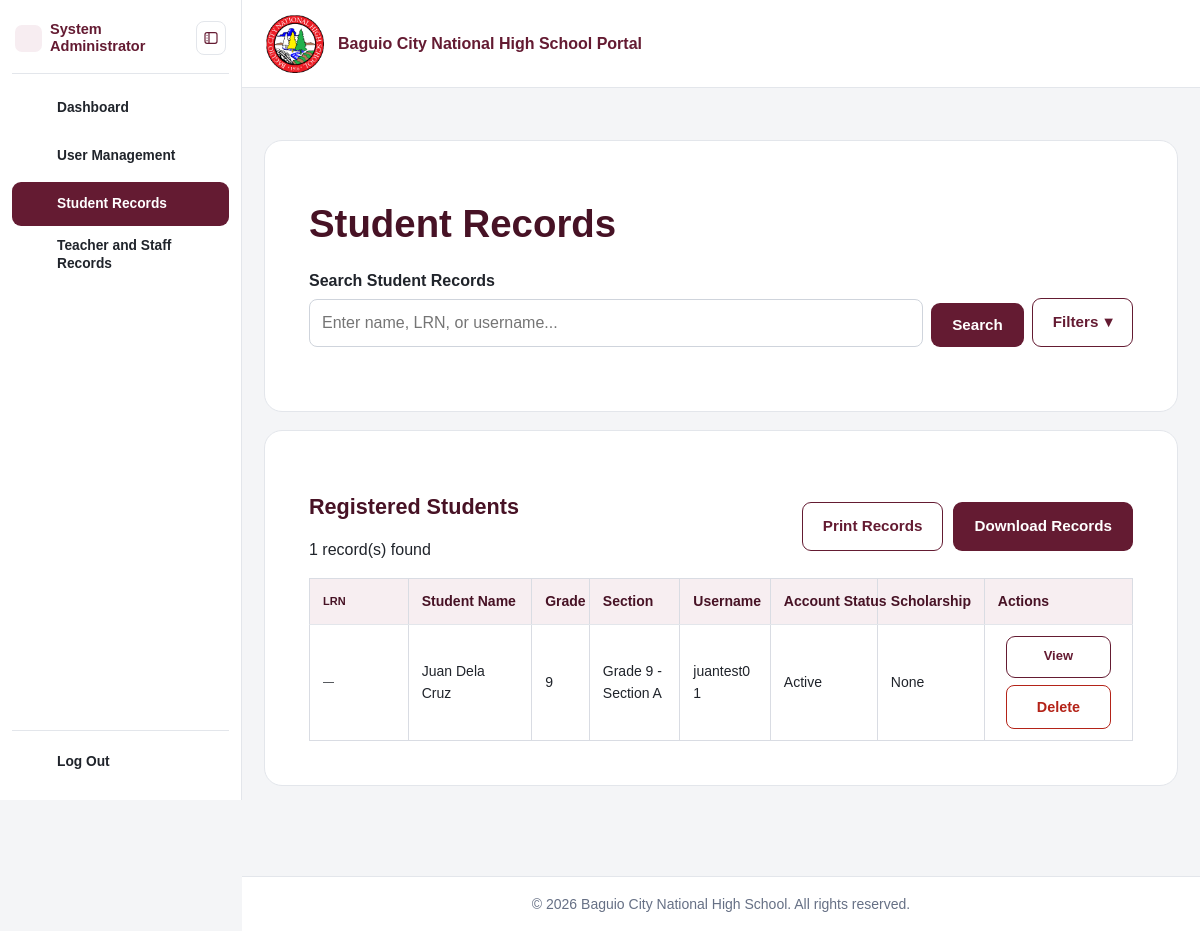
The app's page /admin/student_records.php (signed in), older data.
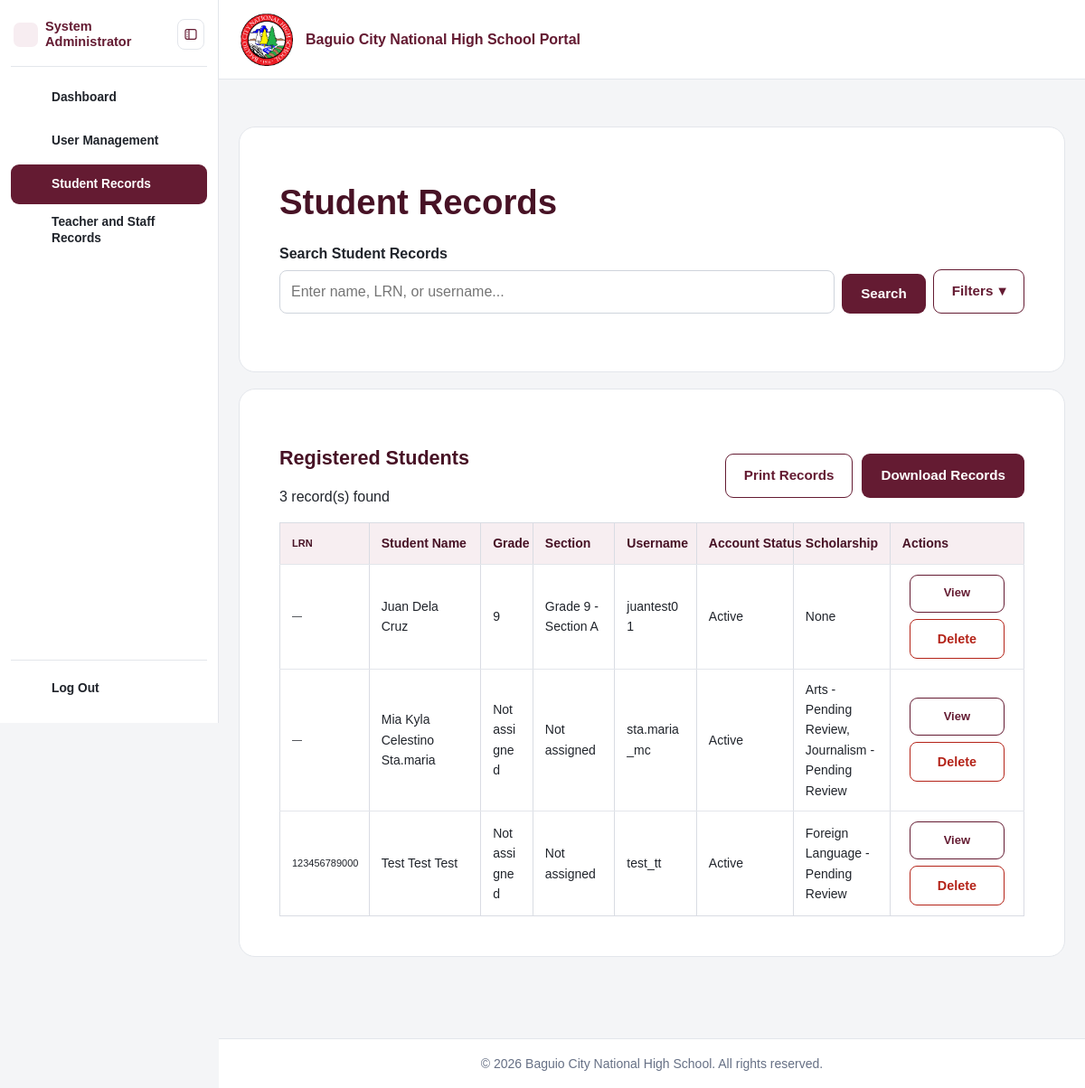
The same page, newer data.
### tables this page shows
CREATE TABLE `students` (
  `student_id` int(10) UNSIGNED NOT NULL,
  `user_id` int(10) UNSIGNED NOT NULL,
  `lrn` varchar(20) DEFAULT NULL,
  `first_name` varchar(100) NOT NULL,
  `middle_name` varchar(100) DEFAULT NULL,
  `last_name` varchar(100) NOT NULL,
  `birth_date` date DEFAULT NULL,
  `birthplace` varchar(150) DEFAULT NULL,
  `sex` enum('Male','Female','Prefer not to say') DEFAULT NULL,
  `civil_status` varchar(40) DEFAULT NULL,
  `nationality` varchar(80) DEFAULT NULL,
  `religion` varchar(100) DEFAULT NULL,
  `indigenous_people_status` enum('Yes','No') DEFAULT NULL,
  `indigenous_people_group` varchar(150) DEFAULT NULL,
  `is_pwd` enum('Yes','No') DEFAULT NULL,
  `disability_details` varchar(255) DEFAULT NULL,
  `contact_number` varchar(30) DEFAULT NULL,
  `current_address` text DEFAULT NULL,
  `permanent_address` text DEFAULT NULL,
  `current_grade_level_id` int(10) UNSIGNED DEFAULT NULL,
  `current_section_id` int(10) UNSIGNED DEFAULT NULL,
  `readmission_status` enum('Eligible','Not Eligible') NOT NULL DEFAULT 'Eligible',
  `created_at` timestamp NOT NULL DEFAULT current_timestamp(),
  `updated_at` timestamp NULL DEFAULT NULL ON UPDATE current_timestamp()
);

CREATE TABLE `grade_levels` (
  `grade_level_id` int(10) UNSIGNED NOT NULL,
  `grade_level` varchar(10) NOT NULL
);

CREATE TABLE `sections` (
  `section_id` int(10) UNSIGNED NOT NULL,
  `section_name` varchar(100) NOT NULL,
  `grade_level_id` int(10) UNSIGNED NOT NULL,
  `school_year_id` int(10) UNSIGNED NOT NULL
);

CREATE TABLE `users` (
  `user_id` int(10) UNSIGNED NOT NULL,
  `role_id` int(10) UNSIGNED NOT NULL,
  `username` varchar(60) NOT NULL,
  `email` varchar(150) NOT NULL,
  `password_hash` varchar(255) NOT NULL,
  `account_status` enum('Active','Inactive','Locked') NOT NULL DEFAULT 'Active',
  `created_at` timestamp NOT NULL DEFAULT current_timestamp(),
  `updated_at` timestamp NULL DEFAULT NULL ON UPDATE current_timestamp()
);

### includes/functions.php (called while the page is built, shortened)
<?php
function e(?string $value): string
{
    return htmlspecialchars($value ?? '', ENT_QUOTES, 'UTF-8');
}
function current_user(): ?array
{
    return $_SESSION['user'] ?? null;
}

### admin/student_records.php (the view, shortened to what the changed rows need)
<?php
require_once __DIR__ . '/../includes/bootstrap.php';
$sql = "SELECT
            s.student_id,
            s.lrn,
            s.first_name,
            s.middle_name,
            s.last_name,
            u.username,
            u.account_status,
            g.grade_level,
            sec.section_name,
            scholarship.scholarship_info
        FROM students s
        INNER JOIN users u ON u.user_id = s.user_id
        LEFT JOIN grade_levels g
            ON g.grade_level_id = s.current_grade_level_id
        LEFT JOIN sections sec
            ON sec.section_id = s.current_section_id
        LEFT JOIN (
            SELECT
                sa.student_id,
                GROUP_CONCAT(
                    CONCAT(sp.program_name, ' - ', sa.application_status)
                    SEPARATOR ', '
                ) AS scholarship_info
            FROM scholarship_applications sa
            INNER JOIN special_programs sp
                ON sp.program_id = sa.program_id
            GROUP BY sa.student_id
        ) scholarship ON scholarship.student_id = s.student_id";
$params = [];
$sql .= " ORDER BY s.last_name ASC, s.first_name ASC";
$query = $pdo->prepare($sql);
$query->execute($params);
$students = $query->fetchAll(PDO::FETCH_ASSOC);
require_once __DIR__ . '/../includes/header.php';
?>
<section class="form-card">
    <h1>Student Records</h1>
</section>
<section class="form-card">
    <div class="section-heading student-records-heading">
        <div>
            <h2>Registered Students</h2>
            <p><?= count($students) ?> record(s) found</p>
        </div>
    </div>
    <?php if (!$students): ?>
        <p>No student records found.</p>
    <?php else: ?>
        <div class="table-responsive">
            <table class="student-records-table">
                <thead>
                    <tr>
                        <th>LRN</th>
                        <th>Student Name</th>
                        <th>Grade</th>
                        <th>Section</th>
                        <th>Username</th>
                        <th>Account Status</th>
                        <th>Scholarship</th>
                        <th>Actions</th>
                    </tr>
                </thead>
                <tbody>
                    <?php foreach ($students as $student): ?>
                        <tr>
                            <td>
                                <?= e($student['lrn'] ?? '—') ?>
                            </td>
                            <td>
                                <?= e(trim(
                                    $student['first_name'] . ' ' .
                                    ($student['middle_name']
                                        ? $student['middle_name'] . ' '
                                        : '') .
                                    $student['last_name']
                                )) ?>
                            </td>
                            <td>
                                <?= e($student['grade_level'] ?? 'Not assigned') ?>
                            </td>
                            <td>
                                <?= e($student['section_name'] ?? 'Not assigned') ?>
                            </td>
                            <td>
                                <?= e($student['username']) ?>
                            </td>
                            <td>
                                <?= e($student['account_status']) ?>
                            </td>
                            <td>
                                <?= e($student['scholarship_info'] ?? 'None') ?>
                            </td>
                            <td>
                                <div class="student-actions">
                                    <a
                                        href="<?= BASE_URL ?>/admin/student_view.php?id=<?= (int) $student['student_id'] ?>"
                                        class="button button-outline"
                                    >
                                        View
                                    </a>
                                    <form
                                        method="POST"
                                        action="<?= BASE_URL ?>/admin/delete_student.php"
                                        data-confirm-delete="WARNING: This will permanently delete this student account and ALL connected records. This action cannot be undone. Are you sure?"
                                    >
                                        <button
                                            type="submit"
                                            class="button portal-record-action button-danger-outline"
                                        >
                                            Delete
                                        </button>
                                    </form>
                                </div>
                            </td>
                        </tr>
                    <?php endforeach; ?>
                </tbody>
            </table>
        </div>
    <?php endif; ?>
</section>
<?php require_once __DIR__ . '/../includes/footer.php'; ?>

### includes/sidebar.php (shortened to what the changed rows need)
<?php
$sidebarUser = $user ?? current_user();
$sidebarRole = $sidebarUser['role_name'] ?? '';
$sidebarPage = basename($_SERVER['PHP_SELF'] ?? '');
$sidebarLinks = [];
$sidebarHeading = 'Navigation';
$sidebarAdd = static function (string $label, string $url, string $page, string $icon) use (&$sidebarLinks): void {
    $sidebarLinks[] = ['label' => $label, 'url' => $url, 'pages' => [$page], 'icon' => $icon];
};
if ($sidebarRole === 'System Administrator') {
    $sidebarHeading = 'System Administrator';
} else {
    $sidebarAdd('Home', '/index.php', 'index.php', 'dashboard');
    $sidebarAdd('Announcements', '/announcements.php', 'announcements.php', 'announcement');
    $sidebarAdd('Log In', '/login.php', 'login.php', 'profile');
    $sidebarAdd('How to Register?', '/register.php', 'register.php', 'new-enrollment');
}
$sidebarRelatedPages = [
    'settings.php' => ['profile.php', 'change_password.php'],
    'enrollment_review.php' => ['review_application.php'],
    'my_applications.php' => ['edit_enrollment.php', 'scholarship_status.php'],
    'scholarship_programs.php' => ['add_scholarship_program.php', 'edit_scholarship_program.php'],
    'student_records.php' => ['student_records_report.php'],
    'staff_records.php' => ['staff_records_report.php'],
];
?>
<aside class="main-sidebar" id="mainSidebar" aria-label="Portal menu" aria-hidden="true" inert>
    <div class="main-sidebar-header sidebar-heading">
        <div class="sidebar-role-identity">
            <div class="sidebar-identity-text">
                <h2<?= $sidebarRole === 'Student' ? ' title="' . e($sidebarHeading) . '"' : '' ?>><?= e($sidebarHeading) ?></h2>
            </div>
        </div>
    </div>
    <nav class="main-sidebar-nav" id="portalNavigationLinks" aria-label="Portal navigation">
        <?php foreach ($sidebarLinks as $link): ?>
            <?php
            $sidebarLinkPage = $link['pages'][0];
            $isCurrentPage = $sidebarPage === $sidebarLinkPage;
            $isActive = $isCurrentPage || in_array($sidebarPage, $sidebarRelatedPages[$sidebarLinkPage] ?? [], true);
            ?>
            <a href="<?= BASE_URL . $link['url'] ?>" class="sidebar-nav-link <?= $isActive ? 'active' : '' ?>"
               aria-label="<?= e($link['label']) ?>" title="<?= e($link['label']) ?>"
               <?= $isActive ? 'aria-current="' . ($isCurrentPage ? 'page' : 'location') . '"' : '' ?>>
                <span class="sidebar-nav-icon"><?= $sidebarIcons[$link['icon']] ?></span>
                <span class="sidebar-nav-text"><?= e($link['label']) ?></span>
            </a>
        <?php endforeach; ?>
    </nav>
</aside>

Row changes from the older to the newer data that the page shows:
added students: lrn "—", first_name+middle_name+last_name "Mia Kyla Celestino Sta.maria", grade_level "Not assigned", section_name "Not assigned", user.username "sta.maria_mc", user.account_status "Active", scholarship_info "Arts - Pending Review, Journalism - Pending Review"
added students: lrn "123456789000", first_name+middle_name+last_name "Test Test Test", grade_level "Not assigned", section_name "Not assigned", user.username "test_tt", user.account_status "Active", scholarship_info "Foreign Language - Pending Review"
Text that changed along with them:
count($students): "1" → "3"
